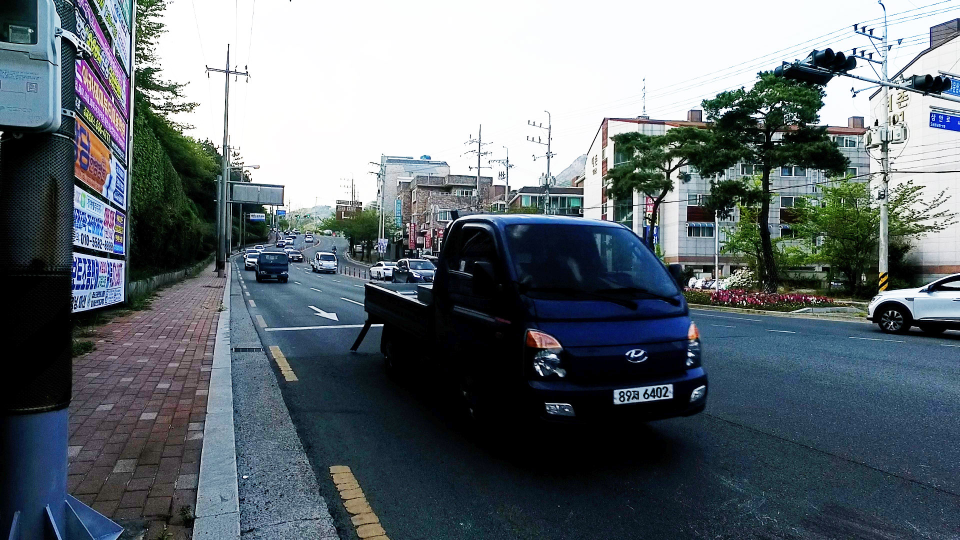
#> input picture LP_Recongize/03-2.jpg, 1920 x 1080 px (shown at 1/2 size)
$ python car12_ex1.py 03-2.jpg 100
#> lines starting #> are read from the running program, lines starting #| are printed output that depends on the picture

#2019. 10. 20. SSH
#workspace 폴더에서 '$source ./bin/activate' 명령어를 쳐야 환경변수가 적용됨


import cv2
import numpy as np
import matplotlib.pyplot as plt
import pytesseract
import sys

#arguments
if len(sys.argv) == 2:
    print('need parameters')
    exit(1)

#parameters
# 1 : fileName
# 2 : gaussianBlur Size


##main
plt.style.use('dark_background')

img_ori = cv2.imread(sys.argv[1])
#> img_ori is the input picture: shape (1080, 1920, 3); mean B, G, R 115.3, 109, 99.4

height, width, channel = img_ori.shape
#> height = 1080; width = 1920; channel = 3

# hsv = cv2.cvtColor(img_ori, cv2.COLOR_BGR2HSV)
# gray = hsv[:,:,2]
gray = cv2.cvtColor(img_ori, cv2.COLOR_BGR2GRAY)
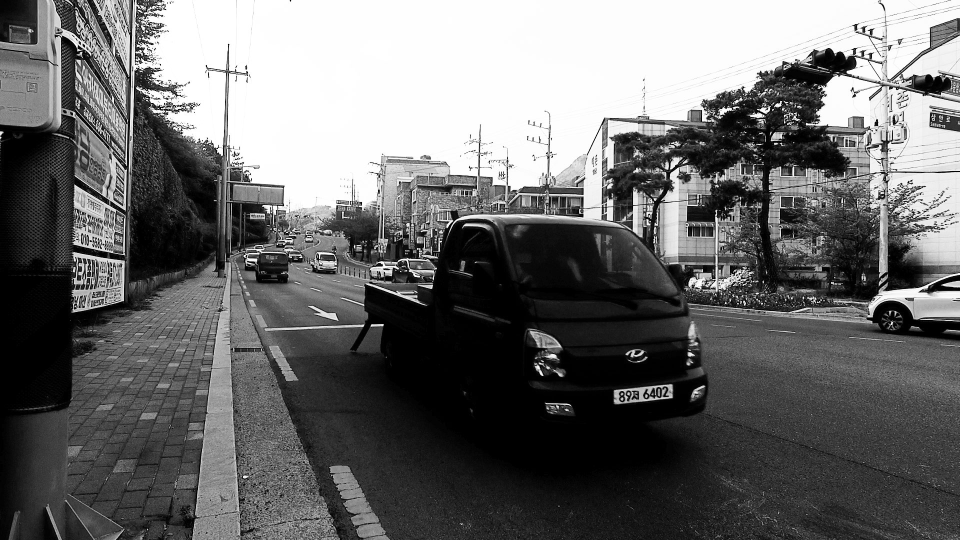
#> gray: shape (1080, 1920) (shown at 1/2 size); min 0, max 255, mean 106.8

structuringElement = cv2.getStructuringElement(cv2.MORPH_RECT, (3, 3))

imgTopHat = cv2.morphologyEx(gray, cv2.MORPH_TOPHAT, structuringElement)
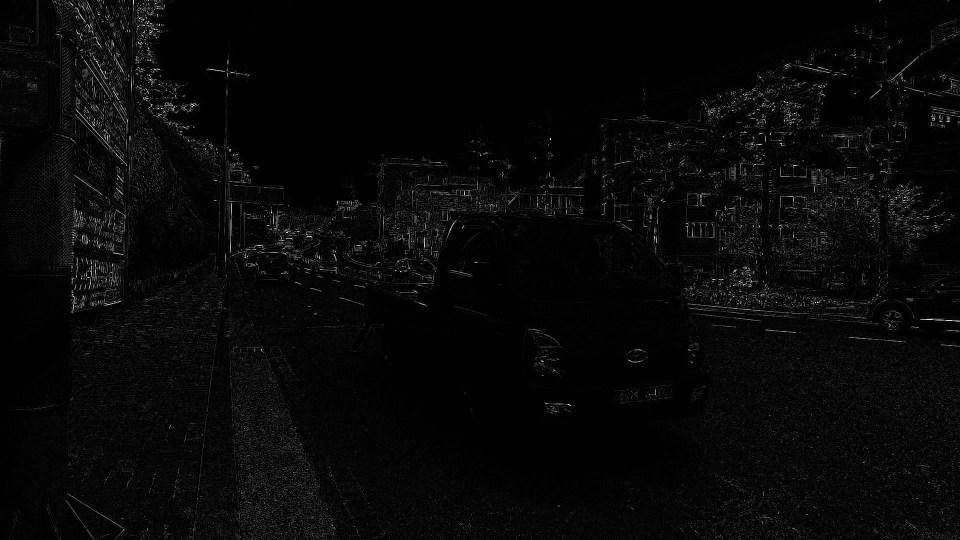
#> imgTopHat: shape (1080, 1920) (shown at 1/2 size); min 0, max 247, mean 7.4
imgBlackHat = cv2.morphologyEx(gray, cv2.MORPH_BLACKHAT, structuringElement)
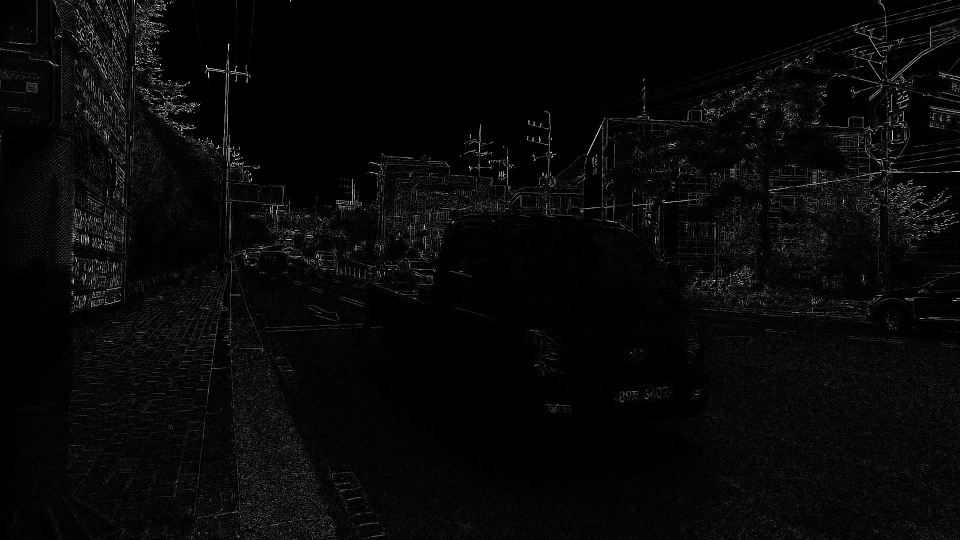
#> imgBlackHat: shape (1080, 1920) (shown at 1/2 size); min 0, max 255, mean 7.9

imgGrayscalePlusTopHat = cv2.add(gray, imgTopHat)
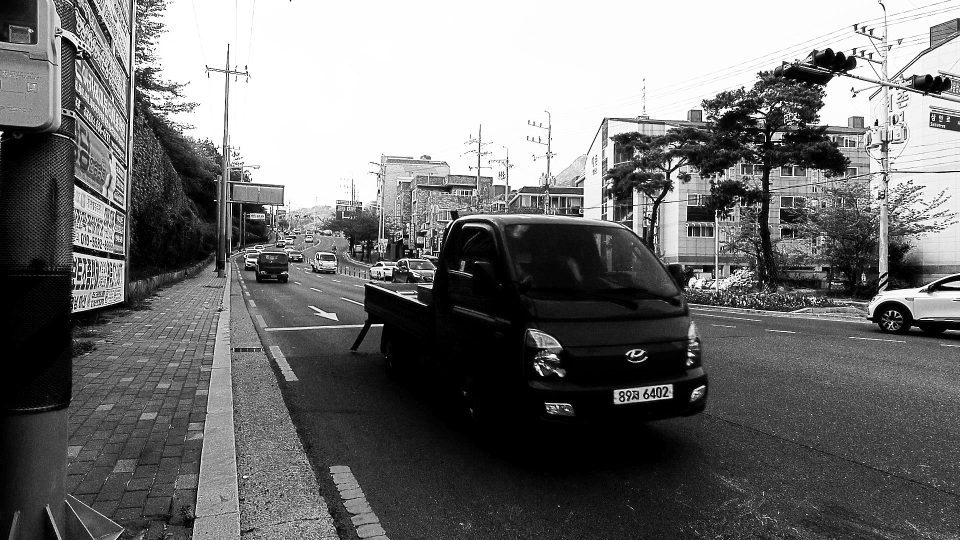
#> imgGrayscalePlusTopHat: shape (1080, 1920) (shown at 1/2 size); min 0, max 255, mean 113.1
gray = cv2.subtract(imgGrayscalePlusTopHat, imgBlackHat)

gaussianBlurSize = int(sys.argv[2])
#> (the run stopped early here; a loop or call above may not have finished)
